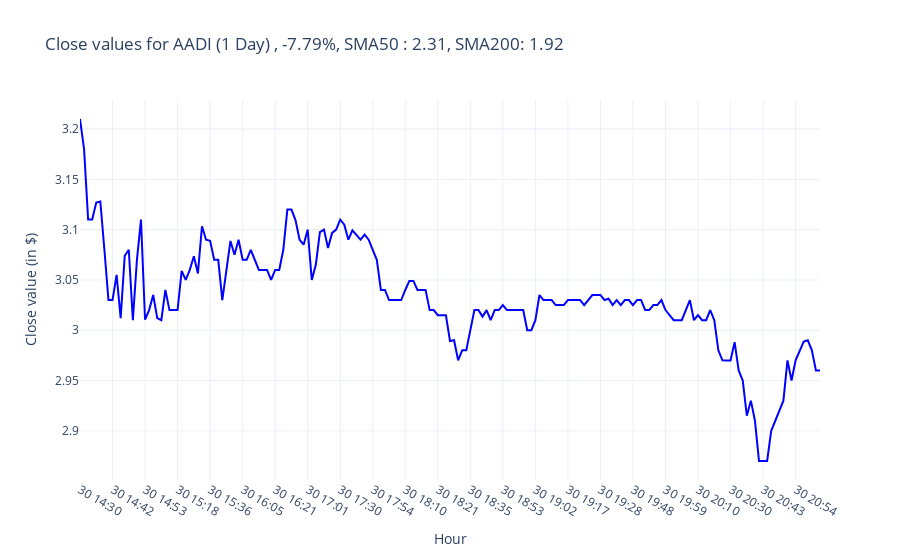

The notebook cell this image was saved under:
### Markdown cell above
Interface to show the variation in stock value of a company:

### Code cell
def filter_data_by_period(ticker,periode):
    dateToday=datetime.today()

    if periode=="1 Day":
        yesterday=dateToday-timedelta(days=1)
        start_date=yesterday.replace(hour=0,minute=0,second=0,microsecond=0)
    elif periode=="1 Week":
        start_date=dateToday-timedelta(weeks=1)
    elif periode=="1 Month":
        start_date=dateToday-timedelta(weeks=4)
    elif periode=="6 Months":
        start_date=dateToday-timedelta(weeks=26)
    elif periode=="1 Year":
        start_date=dateToday-timedelta(weeks=52)
    elif periode=="5 Years":
        start_date=dateToday-timedelta(weeks=260)

    if (periode=="1 Day") or (periode=="1 Week"):
        filtered=df_min[(df_min["date"]>=start_date)&(df_min["ticker"]==ticker)]
    else:
        filtered=df_day[(df_day["date"]>=start_date)&(df_day["ticker"]==ticker)]
    
    filtered=filtered.sort_values(by="date")
    return filtered

def plot_ticker_with_period(ticker,periode):
    sub=filter_data_by_period(ticker,periode)

    if not sub.empty:
        firstClose=sub["close"].iloc[0]
        lastClose=sub["close"].iloc[-1]
        var=((lastClose-firstClose)/firstClose)*100
        sma50=sharpReturnDf[sharpReturnDf["ticker"]==ticker]["SMA50"].iloc[0]
        sma200=sharpReturnDf[sharpReturnDf["ticker"]==ticker]["SMA200"].iloc[0]
    else:
        var=0

    if var>0:
        varClose=f"+{var:.2f}%"
    else:
        varClose=f"{var:.2f}%"

    if(periode=="1 Day"):
        sub.loc[sub["date"].diff()>timedelta(hours=12),"close"]=None
        sub["heure"]=sub["date"].dt.strftime("%d %H:%M")
        sub=sub.sort_values(by="date")
        x_label=sub["heure"]
    elif(periode=="1 Week"):
        sub.loc[sub["date"].diff()>timedelta(hours=12),"close"]=None
        sub=sub.sort_values(by="date")
        sub["day"]=sub["date"].dt.strftime("%d %H:%M")
        x_label=sub["day"]
    else:
        sub=sub.sort_values(by="date")
        x_label=sub["date"]
    
    fig =go.Figure()
    fig.add_trace(go.Scatter(
        x=x_label,
        y=sub["close"],
        mode="lines",
        name=f"Close value ({ticker})",
        line=dict(color="blue",width=2),
        connectgaps=False
    ))
    if(periode=="1 Day"):
        titlex="Hour"
        ntickss=24
    elif((periode=="1 Week")):
        titlex="Date"
        ntickss=7
    else:
        titlex="Date"

    if((periode=="1 Day")or(periode=="1 Week")):
        xaxiss=dict(title=titlex,type="category",nticks=ntickss,showgrid=True)
    else:
        xaxiss=dict(title=titlex,showgrid=True)

    fig.update_layout(
        title=f"Close values for {ticker} ({periode}) , {varClose}, SMA50 : {sma50:.2f}, SMA200: {sma200:.2f}",
        xaxis=xaxiss,
        yaxis_title="Close value (in $)",
        template="plotly_white"
    )
    
    fig.show()

tickers=valid_nasdaq_list
periode=["1 Day","1 Week","1 Month","6 Months","1 Year","5 Years"]

interact(
    plot_ticker_with_period,
    ticker=widgets.Dropdown(options=tickers,description="Select Ticker: "),
    periode=widgets.Dropdown(options=periode,description="Select Period: ")
)

### Figure 1 — Plotly figure (JSON) as saved in the notebook; plotly's stock layout.template omitted (floating-point values rounded to 4 significant figures; data arrays with more than 128 entries replaced by an {"elided": "..."} marker saying what was removed)
{"data": [{"connectgaps": false, "line": {"color": "blue", "width": 2}, "mode": "lines", "name": "Close value (AADI)", "type": "scatter", "x": {"elided": "183 str values"}, "y": {"elided": "183 float values"}}], "layout": {"title": {"text": "Close values for AADI (1 Day) , -7.79%, SMA50 : 2.31, SMA200: 1.92"}, "xaxis": {"nticks": 24, "showgrid": true, "title": {"text": "Hour"}, "type": "category"}, "yaxis": {"title": {"text": "Close value (in $)"}}}}
